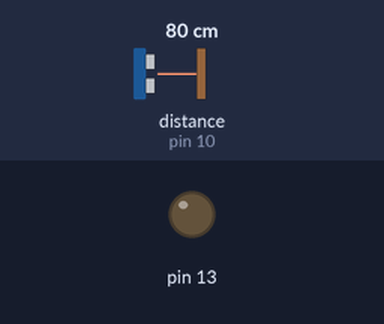
Recording of a sketch running on a simulated Arduino Uno, built with avr-gcc and run on an emulated ATmega328P. Shown: output pins drawn as LEDs (lit = HIGH). Dashed ring = blinking. Inputs (shaded band) come from the test bench; at power-on: distance to the obstacle (sensor on pin 10) 80 cm. The echo pulse lasts 58.3 µs per cm; pins used as bus, display or sensor lines are not drawn; what the sketch prints to the serial monitor is not drawn.

Above: at 1.2 s.
1.3 s: distance to the obstacle (sensor on pin 10) set to 55 cm
2.8 s: distance to the obstacle (sensor on pin 10) set to 47 cm
At 3.06 s:
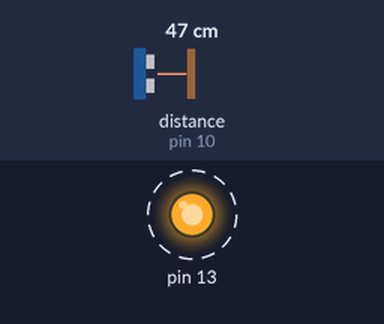
5.8 s: distance to the obstacle (sensor on pin 10) set to 60 cm
At 6.2 s:
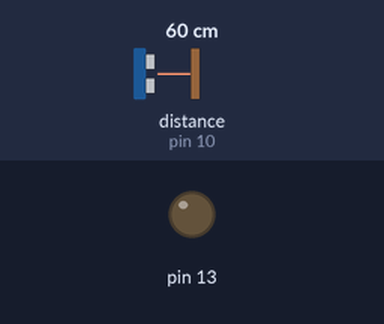
7.3 s: distance to the obstacle (sensor on pin 10) set to 2 cm
At 7.56 s:
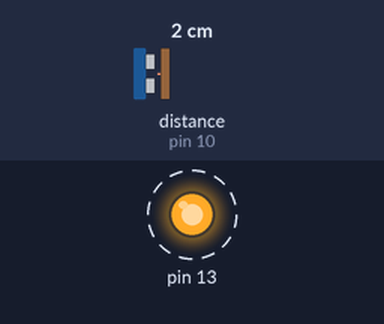
Timing chart, 0 to 11.3 s (numbered marks = the images above; inputs shaded):
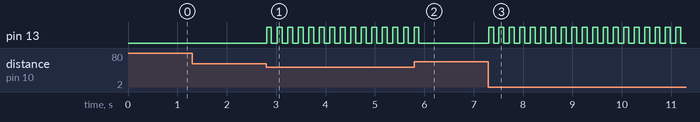

Measured:
- the behaviour switches between 52 and 51 cm on distance to the obstacle (sensor on pin 10) (found by bisection; images 0 and 1)
- after the input at 1.3 s, every drawn part: stays the same
- after the input at 2.8 s, pin 13: alternates HIGH for 0.10 s and LOW for 0.11 s, starting at once
- after the input at 5.8 s, pin 13: goes on until 5.9 s, then stays LOW
- after the input at 7.3 s, pin 13: alternates HIGH for 0.10 s and LOW for 0.11 s, starting at once

The sketch:

ultra_sonic_sensor.ino
```cpp
void setup()
{
  pinMode(9,OUTPUT);
  pinMode(10,INPUT);
  pinMode(13,OUTPUT);
  Serial.begin(9600);
}
 void loop()
{
  digitalWrite(9,LOW);
  delay(10);
  digitalWrite(9,HIGH);
  delayMicroseconds(10);
  digitalWrite(9,LOW);
  long t=pulseIn(10,HIGH);
  int d=0.017*t;
  if(d<=50)
  {
    digitalWrite(13,HIGH);
    delay(100);
    digitalWrite(13,LOW);
    delay(100);
  }
   else
   {
     digitalWrite(13,LOW);

   }
   Serial.print(d);
}
```
